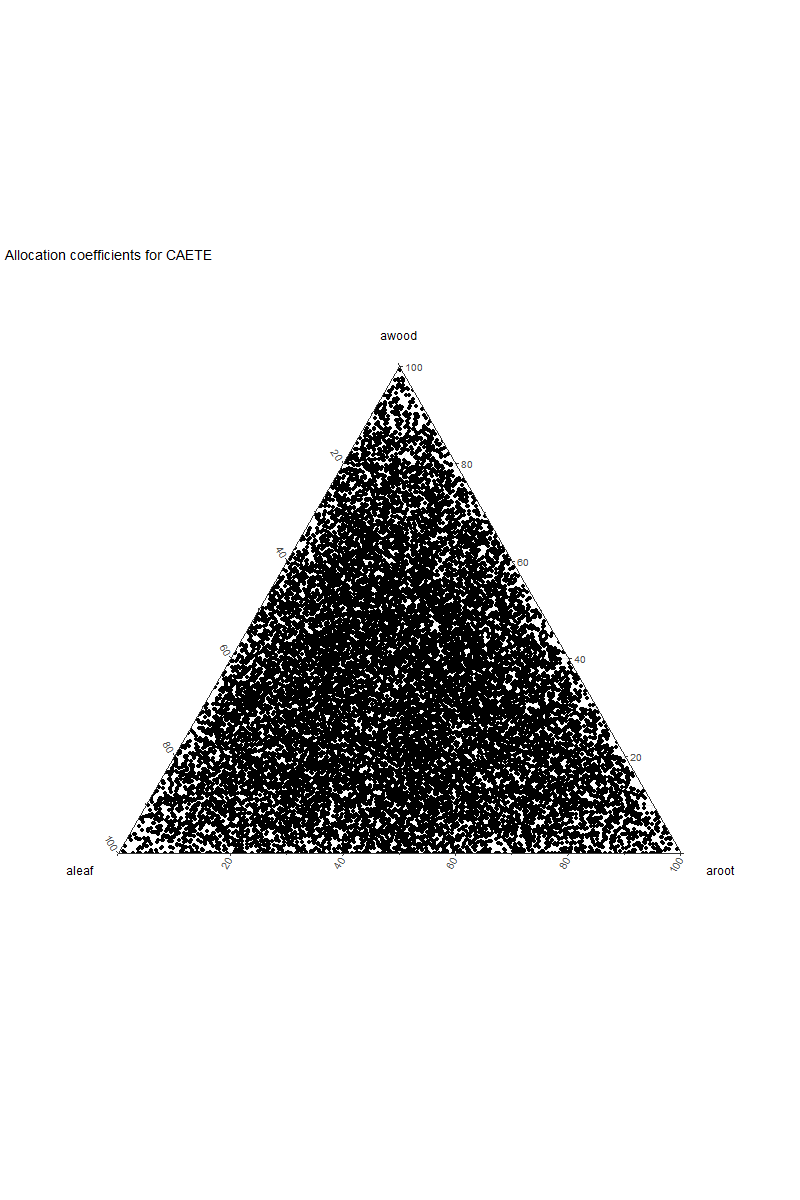

Source code (R):
library(ggtern)

data <- read.csv("../src/PLS_MAIN/pls_attrs-9999.csv", header = TRUE)

# Create the plot
ggtern(data, aes(x = aleaf, y = awood, z = aroot)) +
  geom_point() +
  labs(
    title = "Allocation coefficients for CAETE",
    x = "aleaf",
    y = "awood",
    z = "aroot"
  ) +
  theme_bw()

# Save the plot
ggsave(
  filename = "../src/PLS_MAIN/ternary_plot_allocation3000.png",
  width = 8,
  height = 6,
  dpi = 300
)
